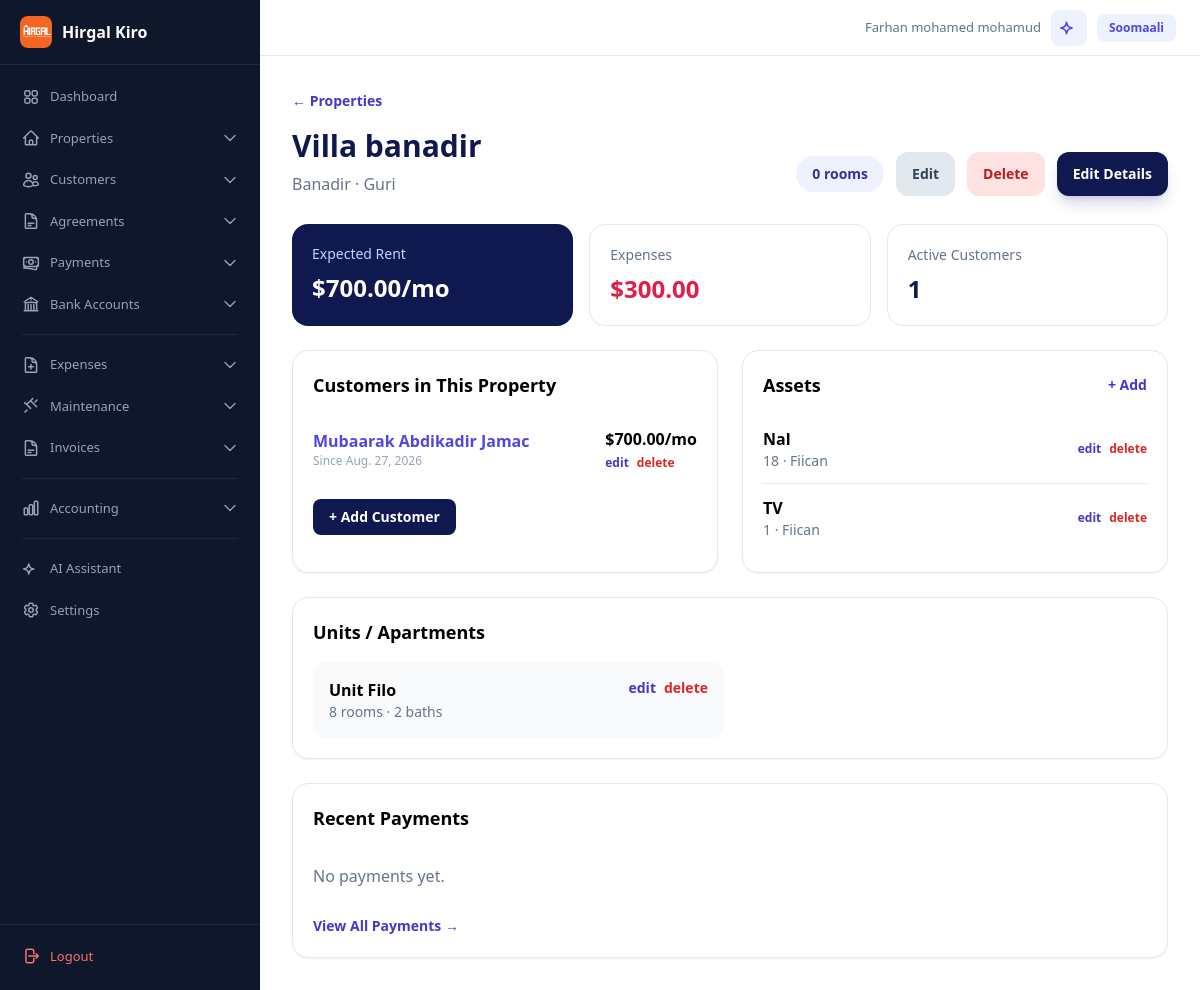
The page /guryaha/2/ (signed in) on the database its author committed.
### accounts/models.py (models this page shows, shortened)
class User(AbstractBaseUser, PermissionsMixin):
    username = models.CharField(max_length=50, unique=True)
    phone_number = models.CharField(max_length=20, unique=True)
    full_name = models.CharField("Magaca oo buuxa", max_length=150)
    managed_account = models.ForeignKey(
        "self",
        on_delete=models.SET_NULL,
        null=True,
        blank=True,
        related_name="managed_users",
        verbose_name="Sii gelitaanka akoonka (Managed Account)",
        help_text="Dooro akoonka uu isticmaalahani maamulayo xogtiisa (Tusaale: Farxaan)."
    )
    is_active = models.BooleanField(default=True)
    is_approved = models.BooleanField("La ansixiyay", default=False)
    is_staff = models.BooleanField(default=False)
    date_joined = models.DateTimeField(auto_now_add=True)
    objects = UserManager()
    USERNAME_FIELD = "username"
    REQUIRED_FIELDS = ["phone_number", "full_name"]
    def get_data_owner(self):
        return self.managed_account if self.managed_account_id else self

### properties/models.py (models this page shows, shortened)
class Property(models.Model):
    PROPERTY_TYPES = [("home", "Guri"), ("apartment", "Apartment"), ("commercial", "Ganacsi"), ("mixed", "Isku-dhafan")]
    RESIDENTIAL_STRUCTURES = [("villa", "Filo"), ("multi_floor", "Guri dabaq")]
    owner = models.ForeignKey(settings.AUTH_USER_MODEL, on_delete=models.CASCADE, related_name="properties")
    name = models.CharField("Magaca hantida", max_length=150)
    property_type = models.CharField(max_length=20, choices=PROPERTY_TYPES, default="home")
    residential_structure = models.CharField(max_length=20, choices=RESIDENTIAL_STRUCTURES, default="villa")
    location = models.CharField(max_length=200)
    total_rentable_spaces = models.PositiveIntegerField(default=1)
    cover_image = models.ImageField(upload_to="property_covers/", null=True, blank=True)
    description = models.TextField(blank=True)
    created_at = models.DateTimeField(auto_now_add=True)
    updated_at = models.DateTimeField(auto_now=True)

class PropertyAsset(models.Model):
    ASSET_CONDITIONS = [
        ("good", "Fiican"),
        ("needs_repair", "Dayactir u baahan"),
        ("damaged", "Waxyeelloobay"),
        ("missing", "Maqan"),
    ]
    RESPONSIBLE_PARTIES = [
        ("owner", "Milkiilaha"),
        ("tenant", "Kiraystaha"),
        ("shared", "Labada dhinac"),
    ]
    property = models.ForeignKey(
        Property, on_delete=models.CASCADE, related_name="assets"
    )
    name = models.CharField("Magaca alaabta", max_length=150)
    quantity = models.PositiveIntegerField(default=1)
    condition = models.CharField(
        max_length=20, choices=ASSET_CONDITIONS, default="good"
    )
    responsible_party = models.CharField(
        max_length=20, choices=RESPONSIBLE_PARTIES, default="tenant"
    )
    notes = models.TextField(blank=True)
    created_at = models.DateTimeField(auto_now_add=True)
    updated_at = models.DateTimeField(auto_now=True)
    class Meta:
        ordering = ["name"]

class Unit(models.Model):
    UNIT_TYPES = [("house", "Guri"), ("apartment", "Apartment"), ("room", "Qol"), ("shop", "Dukaan"), ("office", "Xafiis"), ("other", "Kale")]
    RENTAL_MODES = [("whole_unit", "Guriga oo dhan"), ("individual_rooms", "Qolal gaar-gaar ah")]
    property = models.ForeignKey(Property, on_delete=models.CASCADE, related_name="units")
    floor_number = models.PositiveIntegerField(default=1)
    unit_number = models.CharField(max_length=50)
    unit_type = models.CharField(max_length=20, choices=UNIT_TYPES, default="apartment")
    total_rooms = models.PositiveIntegerField(default=1)
    bathrooms = models.PositiveIntegerField(default=1)
    living_rooms = models.PositiveIntegerField(default=1)
    rental_mode = models.CharField(max_length=20, choices=RENTAL_MODES, default="whole_unit")
    monthly_rent = models.DecimalField(max_digits=10, decimal_places=2, default=0)
    class Meta:
        constraints = [models.UniqueConstraint(fields=["property", "unit_number"], name="unique_unit_per_property")]

### rentals/models.py (models this page shows, shortened)
class RentalAgreement(models.Model):
    AGREEMENT_STATUSES = [("active", "Socda"), ("ended", "Dhammaaday"), ("cancelled", "La baajiyay")]
    RENTAL_SCOPES = [("whole_property", "Hantida oo dhan"), ("partial_property", "Qeyb ka mid ah")]
    tenant = models.ForeignKey(Tenant, on_delete=models.PROTECT, related_name="rental_agreements")
    property = models.ForeignKey(Property, on_delete=models.PROTECT, related_name="rental_agreements", null=True, blank=True)
    unit = models.ForeignKey(Unit, on_delete=models.PROTECT, null=True, blank=True, related_name="rental_agreements")
    room = models.ForeignKey(Room, on_delete=models.PROTECT, null=True, blank=True, related_name="rental_agreements")
    rental_scope = models.CharField(max_length=20, choices=RENTAL_SCOPES, default="whole_property")
    rented_space_count = models.PositiveIntegerField(default=1)
    agreed_monthly_rent = models.DecimalField(max_digits=10, decimal_places=2, default=0)
    start_date = models.DateField()
    end_date = models.DateField(null=True, blank=True)
    monthly_rent = models.DecimalField(max_digits=10, decimal_places=2)
    status = models.CharField(max_length=20, choices=AGREEMENT_STATUSES, default="active")
    notes = models.TextField(blank=True)
    class Meta:
        constraints = [
            models.CheckConstraint(condition=Q(end_date__isnull=True) | Q(end_date__gte=F("start_date")), name="agreement_end_after_start"),
            models.CheckConstraint(condition=Q(property__isnull=False) | Q(unit__isnull=False) | Q(room__isnull=False), name="agreement_has_rentable_space"),
        ]

class Tenant(models.Model):
    TENANT_TYPES = [("person", "Qof ama qoys"), ("business", "Ganacsi")]
    owner = models.ForeignKey(settings.AUTH_USER_MODEL, on_delete=models.CASCADE, related_name="tenants")
    full_name = models.CharField("Magaca qofka ama qoyska", max_length=150)
    tenant_type = models.CharField(max_length=20, choices=TENANT_TYPES, default="person")
    phone_number = models.CharField(max_length=20, blank=True, null=True)
    notes = models.TextField(blank=True)
    created_at = models.DateTimeField(auto_now_add=True)
    updated_at = models.DateTimeField(auto_now=True)
    class Meta:
        constraints = [models.UniqueConstraint(fields=["owner", "phone_number"], condition=~Q(phone_number=""), name="unique_tenant_phone_per_owner")]

### web/views.py (the view)
# urls.py: path("<int:pk>/", PropertyDetailView.as_view(), name="property-detail"),
class PropertyDetailView(LoginRequiredMixin, DetailView):
    model = Property
    template_name = "web/property_detail.html"
    context_object_name = "property"
    login_url = "/login/"
    def get_queryset(self):
        return Property.objects.filter(owner=self.request.user.get_data_owner()).prefetch_related(
            "assets", "units__rooms", "rental_agreements__tenant", "general_expenses"
        )
    def get_context_data(self, **kwargs):
        context = super().get_context_data(**kwargs)
        agreements = self.object.rental_agreements.filter(status="active")
        context["active_agreements"] = agreements
        context["expected_rent"] = sum(item.agreed_monthly_rent for item in agreements)
        context["monthly_expenses"] = sum(item.amount for item in self.object.general_expenses.all())
        context["space_count"] = sum(unit.rooms.count() for unit in self.object.units.all()) if self.object.property_type == "home" else self.object.units.count()
        return context

### templates/web/property_detail.html (shortened to what this page needs)
{% extends "base.html" %}
{% load i18n_tags %}
{% block content %}
<a class="text-sm font-semibold text-indigo-700" href="{% url 'web-properties' %}">← Properties</a>
<section class="mb-7 mt-4 flex flex-wrap items-end justify-between gap-5">
    <div>
        <h1 class="text-3xl font-bold text-ink">{{ property.name }}</h1>
        <p class="mt-2 text-slate-500">{{ property.location }} · {{ property.get_property_type_display }}</p>
    </div>
    <div class="flex items-center gap-3">
        <span class="rounded-full bg-indigo-50 px-4 py-2 text-sm font-semibold text-indigo-800">
            {{ space_count }} {% if property.property_type == 'home' %}rooms{% elif property.property_type == 'apartment' %}apartments{% else %}units{% endif %}
        </span>
        <a class="rounded-xl bg-slate-200 px-4 py-3 text-sm font-bold text-slate-700 hover:bg-slate-300" href="{% url 'web-property-edit' property.pk %}">{% t 'edit' %}</a>
        <a class="rounded-xl bg-red-100 px-4 py-3 text-sm font-bold text-red-700 hover:bg-red-200" href="{% url 'web-property-delete' property.pk %}">{% t 'delete' %}</a>
        {% if property.property_type == 'home' %}
            <a class="rounded-xl bg-ink px-4 py-3 text-sm font-bold text-white shadow-lg shadow-indigo-900/20 hover:bg-indigo-900" href="{% url 'web-villa-details' property.pk %}">Edit Details</a>
        {% else %}
            <a class="rounded-xl bg-ink px-4 py-3 text-sm font-bold text-white shadow-lg shadow-indigo-900/20 hover:bg-indigo-900" href="{% url 'web-unit-create' property.pk %}">+ Add Unit</a>
        {% endif %}
    </div>
</section>
<section class="mb-6 grid gap-4 sm:grid-cols-3">
    <div class="rounded-2xl bg-ink p-5 text-white"><p class="text-sm text-indigo-200">Expected Rent</p><strong class="mt-2 block text-2xl">${{ expected_rent }}/mo</strong></div>
    <div class="rounded-2xl border bg-white p-5"><p class="text-sm text-slate-500">Expenses</p><strong class="mt-2 block text-2xl text-rose-600">${{ monthly_expenses }}</strong></div>
    <div class="rounded-2xl border bg-white p-5"><p class="text-sm text-slate-500">Active Customers</p><strong class="mt-2 block text-2xl text-ink">{{ active_agreements|length }}</strong></div>
</section>
<div class="grid gap-6 lg:grid-cols-2">
    <section class="rounded-2xl border bg-white p-5 shadow-sm">
        <h2 class="text-lg font-bold">Customers in This Property</h2>
        <div class="mt-4 divide-y">
            {% for agreement in active_agreements %}
            <div class="flex items-center justify-between py-3">
                <div>
                    <a href="{% url 'web-tenant-detail' agreement.tenant.pk %}" class="font-semibold text-indigo-600 hover:underline">
                        {{ agreement.tenant.full_name }}
                    </a>
                    <p class="text-xs text-slate-400">Since {{ agreement.start_date }}</p>
                </div>
                <div class="text-right">
                    <strong>${{ agreement.monthly_rent }}/mo</strong>
                    <div class="flex gap-2 mt-1">
                        <a class="text-xs font-semibold text-indigo-700" href="{% url 'web-agreement-edit' agreement.pk %}">edit</a>
                        <a class="text-xs font-semibold text-red-600" href="{% url 'web-agreement-delete' agreement.pk %}">delete</a>
                    </div>
                </div>
            </div>
            {% empty %}
            <p class="py-4 text-slate-500">No customers yet.</p>
            {% endfor %}
        </div>
        <a class="mt-4 inline-block rounded-lg bg-ink px-4 py-2 text-sm font-bold text-white hover:bg-indigo-800" href="{% url 'web-agreement-create' %}">+ Add Customer</a>
    </section>
    <section class="rounded-2xl border bg-white p-5 shadow-sm">
        <div class="flex items-center justify-between">
            <h2 class="text-lg font-bold">Assets</h2>
            <a class="text-sm font-semibold text-indigo-700" href="{% url 'web-asset-create' property.pk %}">+ Add</a>
        </div>
        <div class="mt-4 divide-y">
            {% for asset in property.assets.all %}
            <div class="flex items-center justify-between py-3">
                <div>
                    <p class="font-semibold">{{ asset.name }}</p>
                    <p class="text-sm text-slate-500">{{ asset.quantity }} · {{ asset.get_condition_display }}</p>
                </div>
                <div class="flex items-center gap-2">
                    <a class="text-xs font-semibold text-indigo-700" href="{% url 'web-asset-edit' asset.pk %}">edit</a>
                    <a class="text-xs font-semibold text-red-600" href="{% url 'web-asset-delete' asset.pk %}">delete</a>
                </div>
            </div>
            {% empty %}
            <p class="py-4 text-slate-500">No assets.</p>
            {% endfor %}
        </div>
    </section>
</div>
{% if property.units.all %}
<section class="mt-6 rounded-2xl border bg-white p-5 shadow-sm">
    <h2 class="text-lg font-bold">Units / Apartments</h2>
    <div class="mt-4 grid gap-3 sm:grid-cols-2">
        {% for unit in property.units.all %}
        <div class="rounded-xl bg-slate-50 p-4">
            <div class="flex justify-between">
                <p class="font-semibold">Unit {{ unit.unit_number }}</p>
                <div class="flex gap-2">
                    <a class="text-sm font-semibold text-indigo-700" href="{% url 'web-unit-edit' unit.pk %}">edit</a>
                    <a class="text-sm font-semibold text-red-600" href="{% url 'web-unit-delete' unit.pk %}">delete</a>
                </div>
            </div>
            <p class="text-sm text-slate-500">{{ unit.total_rooms }} rooms · {{ unit.bathrooms }} baths</p>
        </div>
        {% endfor %}
    </div>
</section>
{% endif %}
<section class="mt-6 rounded-2xl border bg-white p-5 shadow-sm">
    <h2 class="text-lg font-bold">Recent Payments</h2>
    <div class="mt-4 divide-y">
        {% for payment in property.payments.all|slice:":5" %}
        <div class="flex justify-between py-3">
            <div>
                <a href="{% url 'web-tenant-detail' payment.rental_agreement.tenant.pk %}" class="text-indigo-600 hover:underline text-sm font-semibold">
                    {{ payment.rental_agreement.tenant.full_name }}
                </a>
                <p class="text-xs text-slate-400">{{ payment.payment_date }} · {{ payment.get_payment_method_display }}</p>
            </div>
            <strong class="text-green-600">${{ payment.amount }}</strong>
        </div>
        {% empty %}
        <p class="py-4 text-slate-500">No payments yet.</p>
        {% endfor %}
    </div>
    <a class="mt-3 inline-block text-sm font-semibold text-indigo-700" href="{% url 'web-payments' %}">View All Payments →</a>
</section>
{% endblock %}

### templates/base.html (shortened to what this page needs)
{% load static i18n_tags %}
<!doctype html>
<html lang="{{ current_language }}">
<head>
    <script src="https://cdn.tailwindcss.com"></script>
</head>
<body>
    <div class="app-layout">
        {% if user.is_authenticated %}
        {% include "includes/sidebar.html" %}
        {% endif %}
        <div class="main-content"{% if not user.is_authenticated %} style="margin-left: 0"{% endif %}>
            {% if user.is_authenticated %}
            <div class="topbar no-print">
                <div class="topbar-right">
                    <span class="topbar-user">{{ request.user.full_name|default:request.user.username }}</span>
                    <a href="{% url 'web-chatbot' %}" class="rounded-lg bg-indigo-50 p-2 text-indigo-600 hover:bg-indigo-100" title="AI Assistant">
                    </a>
                    <a href="?lang={% other_lang %}" class="rounded-lg bg-indigo-50 px-3 py-1.5 text-xs font-semibold text-indigo-600 hover:bg-indigo-100">{% other_lang_name %}</a>
                </div>
            </div>
            {% endif %}
            <div class="p-4 md:p-6 lg:p-8">{% block content %}{% endblock %}</div>
        </div>
    </div>
</body>
</html>

### rows shown on the page
User: user.full_name "Farhan mohamed mohamud"
Property: name "Villa banadir", location "Banadir", property_type "Guri"
RentalAgreement: tenant.full_name "Mubaarak Abdikadir Jamac", start_date "Aug. 27, 2026", monthly_rent "700.00"
PropertyAsset: name "Nal", quantity "18", condition "Fiican"
PropertyAsset: name "TV", quantity "1", condition "Fiican"
Unit: unit_number "Filo", total_rooms "8", bathrooms "2"

### other values the page prints
{{ space_count }} "0"
{{ expected_rent }} "700.00"
{{ monthly_expenses }} "300.00"
{{ active_agreements|length }} "1"
